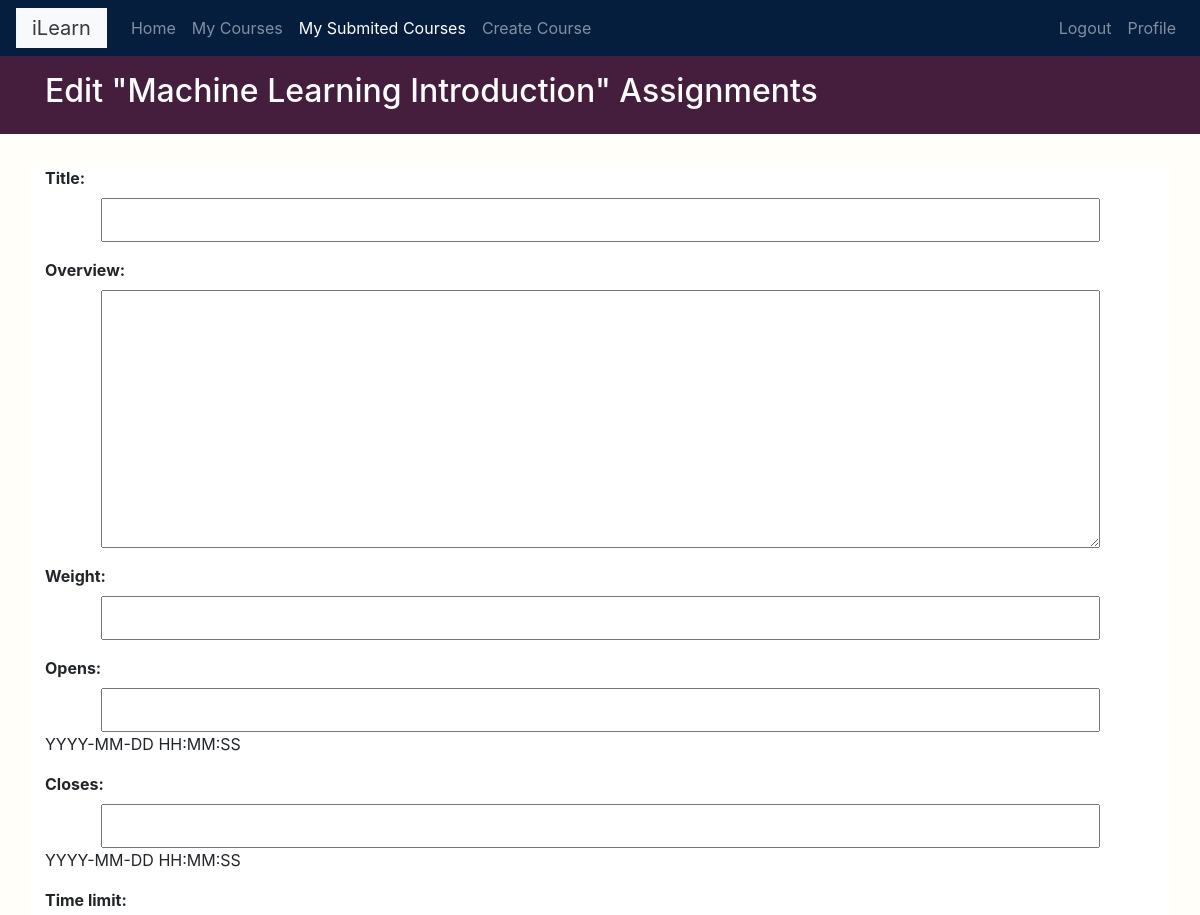
/course/3/assignments/update (signed in, upper part), run on an earlier commit of the app's database.
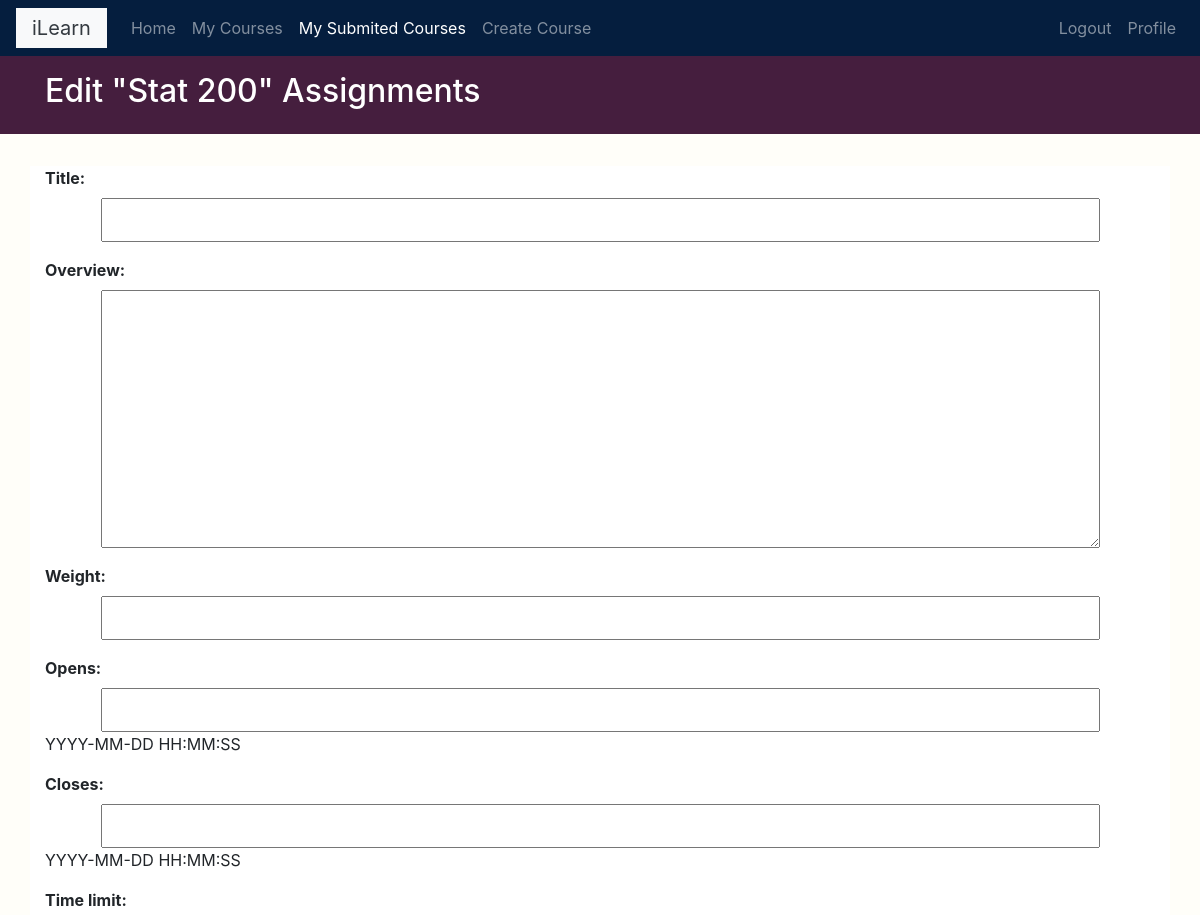
And on a later commit of the database.
### courses/models.py (models this page shows, shortened)
class Course(models.Model):
    instructor = models.ForeignKey('Instructor', related_name='courses_created', on_delete=models.CASCADE)
    subject  = models.ForeignKey(Subject, related_name='courses', on_delete=models.CASCADE)
    title = models.CharField(max_length=200)
    overview = models.TextField(max_length=200)
    slug = models.SlugField(max_length=200,unique=True)
    created = models.DateTimeField(auto_now_add=True)
    enrollments = models.ManyToManyField(Student,through='Enrollment')
    feature = models.BooleanField(default=False,null=True)
    photo = models.ImageField(upload_to='courses/%Y/%m/%d/',default='courses/course_icon.png',
                              blank=False)
    class Meta:
        ordering = ['-created']

### assignments/views.py (the view, shortened to what this page needs)
# urls.py: path('update',CourseAssignmentListUpdateView.as_view(),name='course_assignment_update'),
class CourseAssignmentListUpdateView(CourseAssignmentManageMixins,TemplateResponseMixin,View):
    template_name = 'assignments/course/assignment_list_update.html'
    def get_formset(self,data=None):
        course_assignment_form = CourseAssignmentFormSet(instance=self.course,data=data)
        return course_assignment_form
    def get(self,request,course_id=None,assignment_id=None,question_id=None,*args,**kwargs):
        formset = self.get_formset()
        return self.render_to_response({'course':self.course,'formset':formset})

### assignments/views.py (called while the page is built)
    def dispatch(self,request,course_id=None,assignment_id=None,question_id=None,*args,**kwargs):
        self.course = get_object_or_404(Course,pk=course_id)
        if assignment_id:
            self.assignment = get_object_or_404(Assignment,pk=assignment_id)
        if question_id:
            self.question = get_object_or_404(Question,pk=question_id,assignment=self.assignment)
        return super().dispatch(request,course_id=None,assignment_id=None,question_id=None,*args,**kwargs)

### courses/templatetags/course.py (called while the page is built)
@register.filter
def is_instructor(obj):
    try:
        if obj.is_superuser or obj.instructor:
            return True
        else:
            return False
    except:
        return None

### assignments/templates/assignments/course/assignment_list_update.html (shortened to what this page needs)
{% extends "base.html" %}
{% block page_title %}
  <h2>Edit "{{ course.title }}" Assignments</h2>
{% endblock %}
{% block content %}
  <div class="">
    <div class="">
      <form class="form-set" action="" method="post">
        {{ formset.as_p }}
      </form>
    </div>
  </div>
{% endblock %}

What changed in the data, as far as the page shows it:
changed Course: title "Machine Learning Introduction" → "Stat 200"
